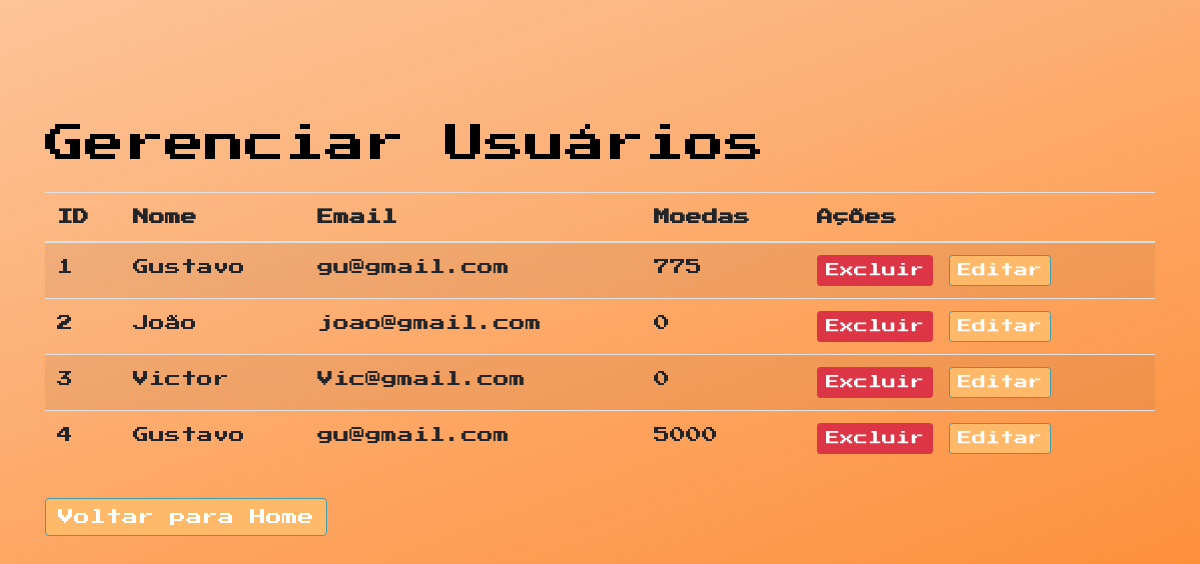
The app's page /View/GerenciarUsuario.php (signed in) with its own data.
### tables this page shows
CREATE TABLE `usuario` (
  `id` int(11) NOT NULL,
  `nome` varchar(100) NOT NULL,
  `email` varchar(200) NOT NULL,
  `senha` varchar(40) NOT NULL,
  `coin` int(11) NOT NULL DEFAULT 0,
  `id_icone_perfil` int(11) DEFAULT NULL,
  `id_papel_fundo` int(11) DEFAULT NULL
);

### Model/BancoDeDados.php (called while the page is built, shortened)
<?php
class BancoDeDados
{
    private $connection;
    private function __construct($host, $user, $password, $database)
    {
        $this->host = $host;
        $this->user = $user;
        $this->password = $password;
        $this->database = $database;
    $this->connection = mysqli_connect($this->host, $this->user, $this->password, $this->database);
    }
    public function getConnection()
    {
        return $this->connection;
    }
    public function getUsersList()
{
    $conn = $this->getConnection();
    $sql = "SELECT id, nome, email, coin FROM usuario";
    $result = $conn->query($sql);
    $usuarios = [];
    while ($row = $result->fetch_assoc()) {
        $usuarios[] = $row;
    }
    return $usuarios;
}
}

### View/GerenciarUsuario.php (the view, shortened to what this page needs)
<?php
require_once '../Model/BancoDeDados.php';
$db = BancoDeDados::getInstance('localhost', 'root', '', 'banco');
$usuarios = $db->getUsersList();
?>
<!DOCTYPE html>
<html lang="pt-br">
<head>
    <link rel="stylesheet" href="https://stackpath.bootstrapcdn.com/bootstrap/4.5.2/css/bootstrap.min.css">
    <link rel="stylesheet" href="../Assets/style.css">
</head>
<body>
    <div class="container">
        <h1 class="mb-4">Gerenciar Usuários</h1>
        <table class="table table-striped">
            <thead>
                <tr>
                    <th>ID</th>
                    <th>Nome</th>
                    <th>Email</th>
                    <th>Moedas</th>
                    <th>Ações</th>
                </tr>
            </thead>
            <tbody>
                <?php foreach ($usuarios as $usuario): ?>
                    <tr>
                        <td><?= $usuario['id'] ?></td>
                        <td><?= $usuario['nome'] ?></td>
                        <td><?= $usuario['email'] ?></td>
                        <td><?= $usuario['coin'] ?></td>
                        <td>
                            <form method="POST" action="../Processamento/ProcessUsuario.php" style="display: inline;">
                                <button type="submit" class="btn btn-danger btn-sm">Excluir</button>
                            </form>
                            <a href="AtualizarUsuario.php?id=<?= $usuario['id'] ?>" class="btn btn-primary btn-sm">Editar</a>
                        </td>
                    </tr>
                <?php endforeach; ?>
            </tbody>
        </table>
        <a href="HomeAdmin.php" class="btn btn-primary mt-3">Voltar para Home</a>
    </div>
</body>
</html>

### Assets/base.css (style rules this page uses)
:root { --color1: #FCC499; --color2: #ff6f00; --color3: #419EAE; --color4: #ffb969; --color5: #F2684A; --color6: #000000; --dark: #000000; }
html { transition: background-color 0.5s ease, color 0.5s ease; }
body { font-family: 'Press Start 2P', cursive; margin: 0; padding: 20px; box-sizing: border-box; scroll-behavior: smooth; scroll-padding-top: 8rem; }

### Assets/layout.css (style rules this page uses)
body { background: linear-gradient(160deg, var(--color1) 0%, var(--color2) 100%); min-height: 150vh; }
.container { padding-top: 100px; }
:root { --navbar-height: 80px; }

### Assets/themes.css (style rules this page uses)
:root { --bg-color: #ffffff; --text-color: #000000; --card-bg: #ffffff; --card-text: #000000; --border-color: #dee2e6; }
body { background-color: var(--bg-color); color: var(--text-color); transition: background-color 0.3s ease, color 0.3s ease; }
.btn-primary { background-color: var(--color4); border-color: var(--color3); }

### records on screen
usuario: id "1", nome "Gustavo", email "gu@gmail.com", coin "775"
usuario: id "2", nome "João", email "joao@gmail.com", coin "0"
usuario: id "3", nome "Victor", email "Vic@gmail.com", coin "0"
usuario: id "4", nome "Gustavo", email "gu@gmail.com", coin "5000"
